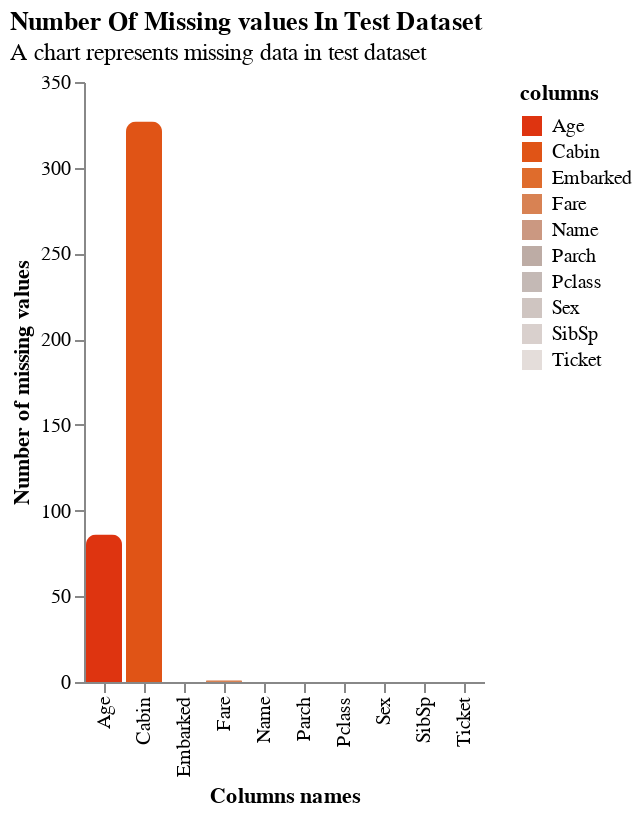

Notebook cell for this chart:
### Code cell
plot_nan(
    test_df,
    name='test dataset',
    only_nan=False,
    use_percent=False
)

### Figure 1 — Vega-Lite specification as saved in the notebook (floating-point values rounded to 4 significant figures)
{"$schema": "https://vega.github.io/schema/vega-lite/v5.20.1.json", "config": {"axis": {"grid": false}, "view": {"continuousHeight": 300, "continuousWidth": 300, "stroke": null}}, "data": {"name": "data-dcb125812a966ffd090a54dbd7db12b3"}, "datasets": {"data-dcb125812a966ffd090a54dbd7db12b3": [{"columns": "Pclass", "percent_nan": 0, "total_nan": 0}, {"columns": "Name", "percent_nan": 0, "total_nan": 0}, {"columns": "Sex", "percent_nan": 0, "total_nan": 0}, {"columns": "Age", "percent_nan": 21, "total_nan": 86}, {"columns": "SibSp", "percent_nan": 0, "total_nan": 0}, {"columns": "Parch", "percent_nan": 0, "total_nan": 0}, {"columns": "Ticket", "percent_nan": 0, "total_nan": 0}, {"columns": "Fare", "percent_nan": 0, "total_nan": 1}, {"columns": "Cabin", "percent_nan": 78, "total_nan": 327}, {"columns": "Embarked", "percent_nan": 0, "total_nan": 0}]}, "encoding": {"color": {"field": "columns", "legend": {"orient": "right"}, "scale": {"reverse": true, "scheme": "lightgreyred"}, "type": "nominal"}, "text": {"field": "columns", "type": "nominal"}, "tooltip": [{"field": "columns", "type": "nominal"}, {"field": "total_nan", "type": "quantitative"}, {"field": "percent_nan", "type": "quantitative"}], "x": {"field": "columns", "title": "Columns names", "type": "nominal"}, "y": {"field": "total_nan", "title": "Number of missing values", "type": "quantitative"}}, "mark": {"cornerRadiusTopLeft": 5, "cornerRadiusTopRight": 5, "type": "bar"}, "title": {"anchor": "start", "subtitle": "A chart represents missing data in test dataset", "text": "Number Of Missing values In Test Dataset"}}
